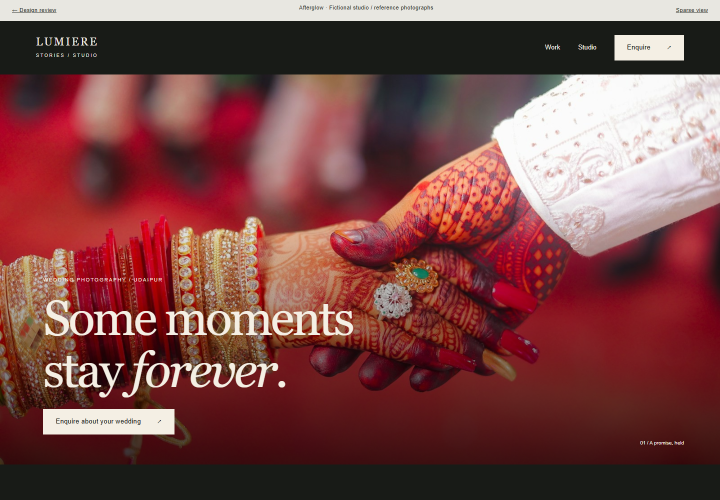
#> input picture design/photographer-proposals/previews/cinematic-desktop-opening.png, 1440 x 1000 px, given in place of premium_film_strip-1440-opening.png, which was not available (shown at 1/2 size)
$ python build_portfolio_refinement_review.py
#> lines starting #> are read from the running program, lines starting #| are printed output that depends on the picture
"""Build before/after review from actual rendered screenshots."""
from pathlib import Path
from PIL import Image, ImageDraw, ImageFont
ROOT=Path(__file__).resolve().parents[1]/'design/photographer-proposals'
OUT=ROOT/'previews/comparisons';OUT.mkdir(exist_ok=True)
font=ImageFont.truetype('C:/Windows/Fonts/arial.ttf',26)
parts=[]
for ident,name in [('premium_film_strip','Film Strip'),('premium_liquid_glass','Liquid Glass'),('premium_contact_sheet','Contact Sheet')]:
 canvas=Image.new('RGB',(1600,1600),'#f5f2e9');draw=ImageDraw.Draw(canvas)
#> after `canvas = Image.new('RGB', (1600, 1600), '#f5f2e9')`:
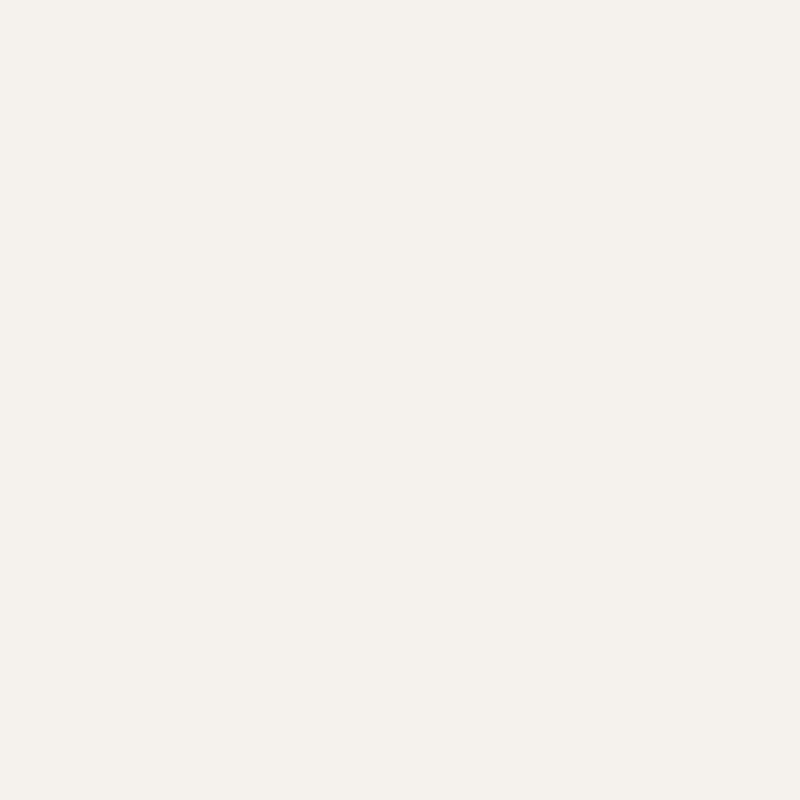
#> canvas: PIL image 1600x1600 RGB (shown at 1/2 size); mean R, G, B 245, 242, 233
 draw.text((30,20),name+' / desktop and mobile',font=font,fill='#28352c')
 for j,(folder,label) in enumerate([('before-refinement','Before'),('ten-designs','After')]):
  x=30+j*800
  draw.text((x,65),label,font=font,fill='#28352c')
  for width,y,size in [(1440,110,(740,515)),(390,680,(390,844))]:
   with Image.open(ROOT/f'previews/{folder}/{ident}-{width}-opening.png') as im:
#> im is the input picture: PIL image 1440x1000 RGB; mean R, G, B 122.6, 72.2, 71.4
    im.thumbnail(size);canvas.paste(im,(x,y))
#> after `im.thumbnail(size)`:
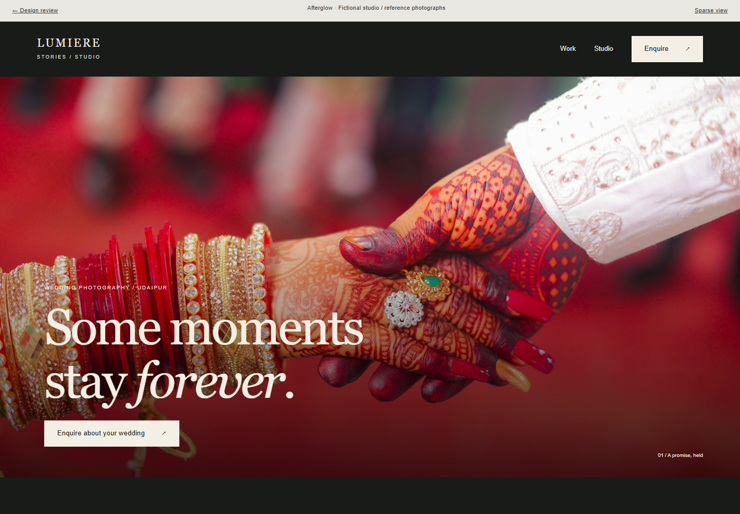
#> im: PIL image 740x514 RGB; mean R, G, B 122.6, 72.2, 71.4
#> after `canvas.paste(im, (x, y))`:
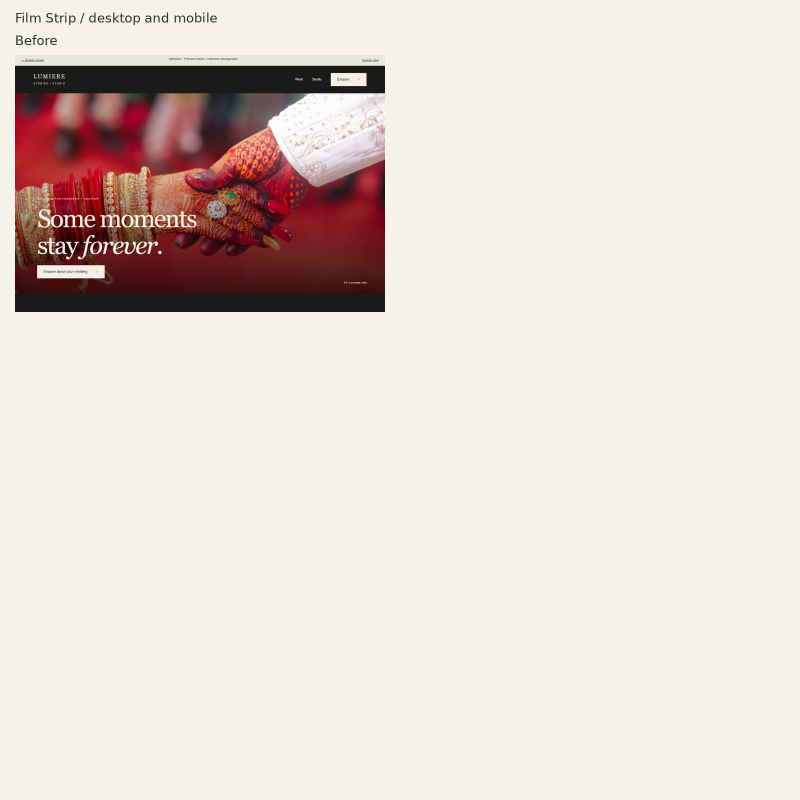
#> canvas: PIL image 1600x1600 RGB (shown at 1/2 size); mean R, G, B 226.6, 216.6, 208.8
#> (the run stopped early here; a loop or call above may not have finished)
